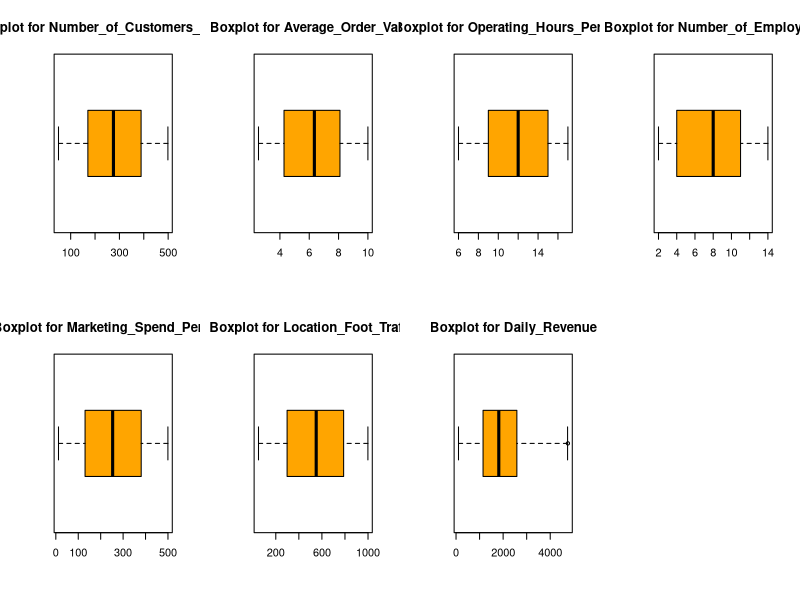
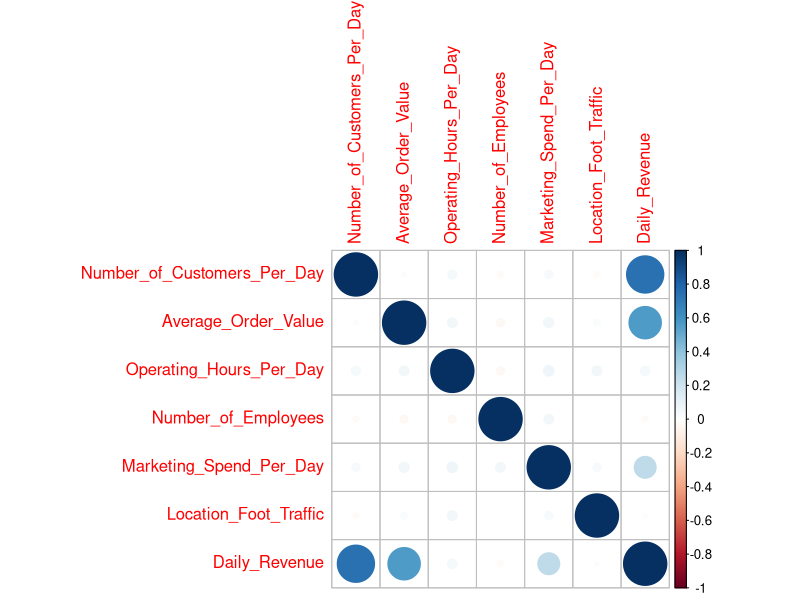
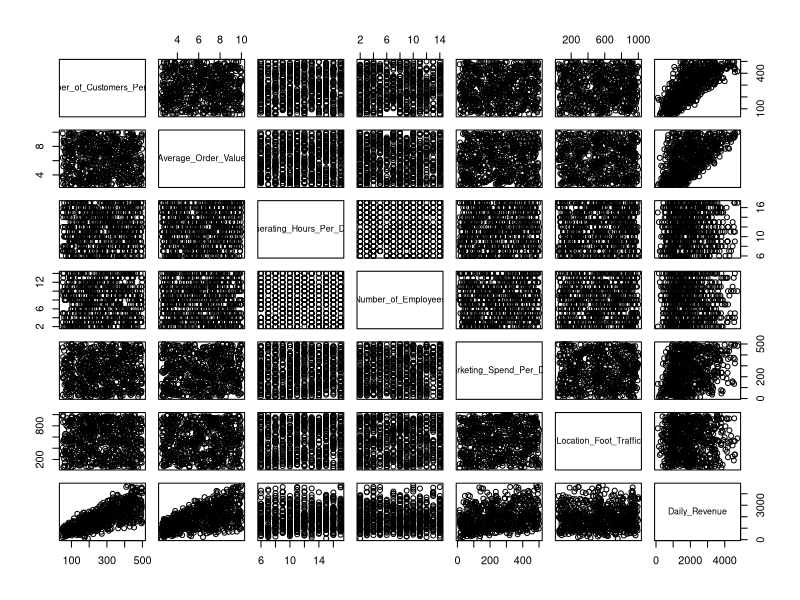
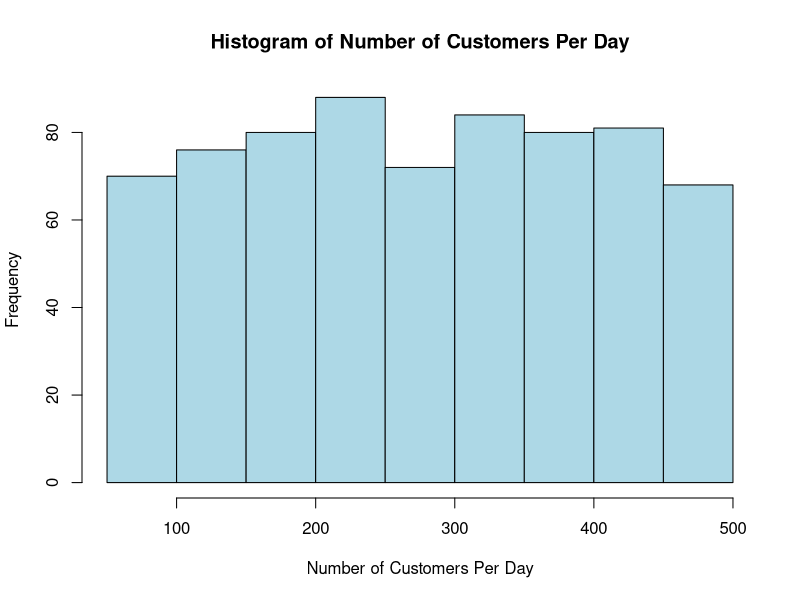
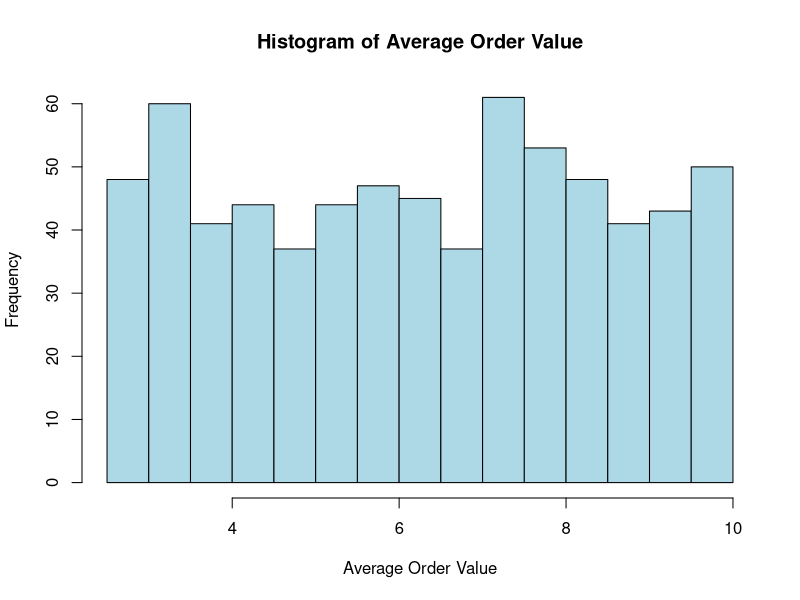
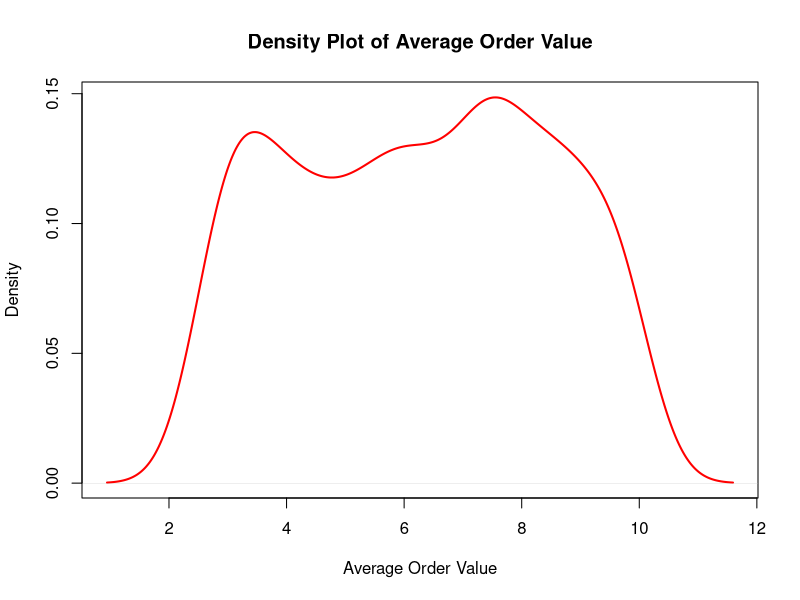
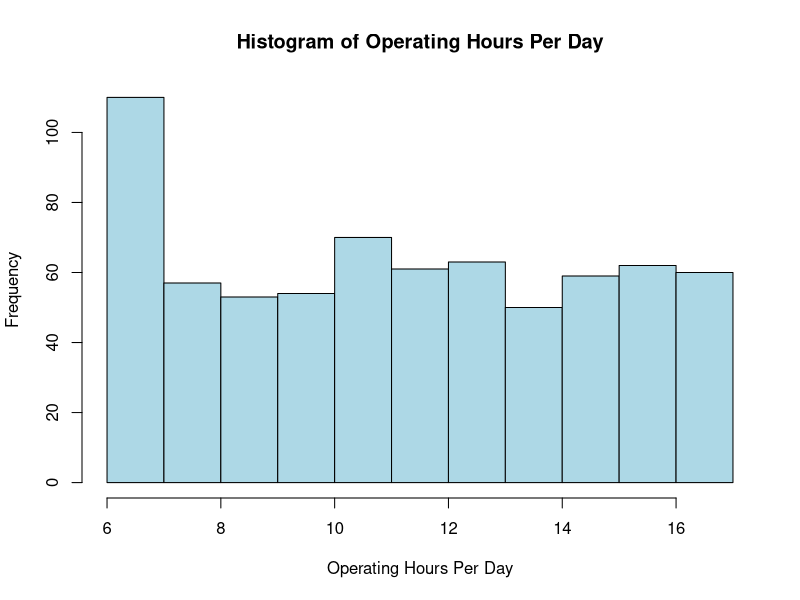
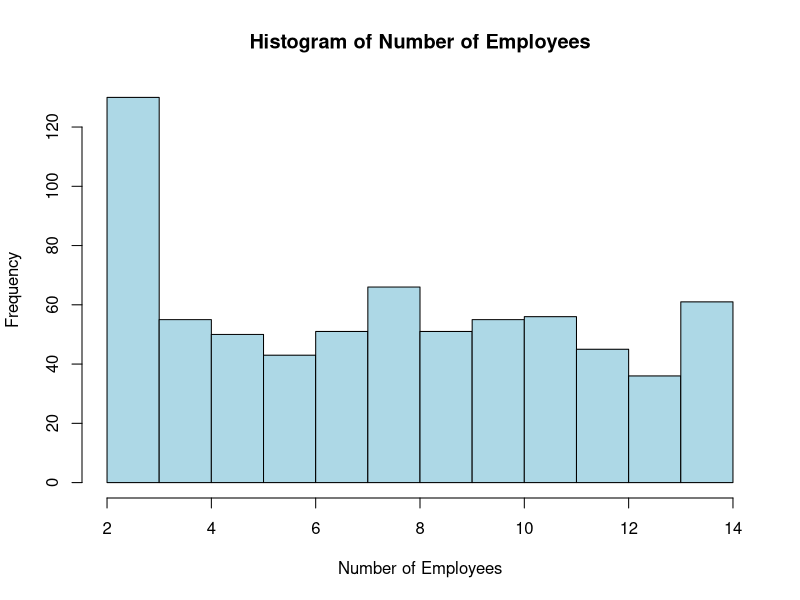

Write the R code that produced these figures, in order. (Note: this script raises an error after producing the figures.)
data <- read.csv("coffee_shop_revenue.csv", header = TRUE)

# 1.2 Perform Exploratory Data Analysis (EDA) using R functions/packages

# Check the dimensions of the data (number of rows and columns in the dataset)
dim(data) 

# View the structure of the dataset, checking the type of data and basic information for each column
str(data)  

# Checking for duplicate data
sum(duplicated(data))  # Returns the number of duplicate records

#Checking for missing values in the data
missing_values <- colSums(is.na(data))  # Calculate the number of missing values in each column
missing_percentage <- colSums(is.na(data)) / nrow(data) * 100  # Calculate the percentage of missing values in each column
# Displays the number of missing values and the percentage of missing values
missing_values
missing_percentage


# Plot box plots for all numeric columns to check for outliers
numeric_columns <- c("Number_of_Customers_Per_Day", "Average_Order_Value", 
                     "Operating_Hours_Per_Day", "Number_of_Employees", 
                     "Marketing_Spend_Per_Day", "Location_Foot_Traffic", 
                     "Daily_Revenue")


par(mfrow = c(2, 4)) 
for (col in numeric_columns) {
  boxplot(data[[col]], main = paste("Boxplot for", col), 
          col = "orange", border = "black", horizontal = TRUE)
}
par(mfrow = c(1, 1))  


# Identify outliers in each column
outliers_list <- lapply(numeric_columns, function(col) {
  outliers <- boxplot.stats(data[[col]])$out  # Getting outliers
  return(outliers)
})

# Stores exceptions in a list and outputs them by column name
names(outliers_list) <- numeric_columns

# Prints the outliers for each column, only if they are present
for (col in names(outliers_list)) {
  if (length(outliers_list[[col]]) > 0) {  # Prints only if the length of the exception is greater than 0
    cat(paste(col, ":", paste(outliers_list[[col]], collapse = ", "), "\n"))
  }
}

# Handling of outlier  (deletion of rows containing outlier)
library(dplyr)


remove_outliers <- function(df, numeric_cols) {
  for (col in numeric_cols) {
    stats <- boxplot.stats(df[[col]])
    outlier_values <- stats$out
    df <- df[!df[[col]] %in% outlier_values, ]  # Filter out row containing outlier
  }
  return(df)
}

cleaned_data <- remove_outliers(data, numeric_columns)

# Viewing data after removing outlier
dim(cleaned_data)


# Look at the first few rows of the data to get a quick overview of the basics of the data
head(cleaned_data) # Default view of the first 6 rows of data


# Get summary statistics of the data, including Min, 1st Qu, Median, Mean, 3rd Qu and Max
summary(cleaned_data) 


# Data diversity test - counting unique values in each column of the data to understand the diversity and distribution of the data
unique_values <- sapply(cleaned_data, function(x) length(unique(x)))  
unique_values 

# Correlation test - checks for covariance between independent variables (ensures that the choice of independent variables is appropriate)
library(car)  
vif(lm(Daily_Revenue ~ Number_of_Customers_Per_Day + Average_Order_Value + 
         Operating_Hours_Per_Day + Number_of_Employees + Marketing_Spend_Per_Day + 
         Location_Foot_Traffic, data =cleaned_data))

# summary statistics

# Normalizing numerical data
normalized_data <- as.data.frame(lapply(cleaned_data, function(x) if(is.numeric(x)) {
  (x - min(x, na.rm = TRUE)) / (max(x, na.rm = TRUE) - min(x, na.rm = TRUE))
} else x))

# Calculate and output normalized variance and standard deviation
variance_normalized <- sapply(normalized_data, function(x) if(is.numeric(x)) var(x, na.rm = TRUE) else NA)
sd_normalized <- sapply(normalized_data, function(x) if(is.numeric(x)) sd(x, na.rm = TRUE) else NA)
list(variance_normalized, sd_normalized)


library(e1071)

# Calculate mean, median, range, skewness and kurtosis
mean_values <- sapply(cleaned_data, function(x) if(is.numeric(x)) mean(x, na.rm = TRUE) else NA)
median_values <- sapply(cleaned_data, function(x) if(is.numeric(x)) median(x, na.rm = TRUE) else NA)
range_values <- sapply(cleaned_data, function(x) if(is.numeric(x)) diff(range(x, na.rm = TRUE)) else NA)
skewness_values <- sapply(cleaned_data, function(x) if(is.numeric(x)) skewness(x, na.rm = TRUE) else NA)
kurtosis_values <- sapply(cleaned_data, function(x) if(is.numeric(x)) kurtosis(x, na.rm = TRUE) else NA)


# Displays mean, median, standard deviation, variance, range, skewness and kurtosis
mean_values
median_values
range_values
skewness_values
kurtosis_values

# Calculate and visualise correlations between numerical variables
correlation_matrix <- cor(cleaned_data[, sapply(cleaned_data, is.numeric)])
print(correlation_matrix)
library(corrplot)
corrplot(correlation_matrix, method = "circle")



# 1.3 Visualize the relationships between variables

# 1.3.1 Scatterplot

# Plotting Scatterplot Matrices for Numeric Variables
pairs(cleaned_data[, c("Number_of_Customers_Per_Day", "Average_Order_Value", "Operating_Hours_Per_Day", 
                  "Number_of_Employees", "Marketing_Spend_Per_Day", "Location_Foot_Traffic", "Daily_Revenue")])

# 1.3.2 Histograms and density plots of individual variables

# Plotting a Histogram of Number_of_Customers_Per_Day
hist(cleaned_data$Number_of_Customers_Per_Day, main = "Histogram of Number of Customers Per Day", 
     xlab = "Number of Customers Per Day", col = "lightblue", border = "black")



# Plotting a Histogram of Average_Order_Value 
hist(cleaned_data$Average_Order_Value, main = "Histogram of Average Order Value", 
     xlab = "Average Order Value", col = "lightblue", border = "black")


# Plotting a density of Average_Order_Value 
plot(density(cleaned_data$Average_Order_Value, na.rm = TRUE), 
     main = "Density Plot of Average Order Value", 
     xlab = "Average Order Value", col = "red", lwd = 2)

# Plotting a Histogram of Operating_Hours_Per_Day 
hist(cleaned_data$Operating_Hours_Per_Day, main = "Histogram of Operating Hours Per Day", 
     xlab = "Operating Hours Per Day", col = "lightblue", border = "black")



# Plotting a Histogram of Number_of_Employees 
hist(cleaned_data$Number_of_Employees, main = "Histogram of Number of Employees", 
     xlab = "Number of Employees", col = "lightblue", border = "black")


# Plotting a Histogram of Marketing_Spend_Per_Day 
hist(cleaned_data$Marketing_Spend_Per_Day, main = "Histogram of Marketing Spend Per Day", 
     xlab = "Marketing Spend Per Day", col = "lightblue", border = "black")

# Plotting a density of Marketing_Spend_Per_Day 
plot(density(cleaned_data$Marketing_Spend_Per_Day, na.rm = TRUE), 
     main = "Density Plot of Marketing Spend Per Day", 
     xlab = "Marketing Spend Per Day", col = "red", lwd = 2)

# Plotting a Histogram of Location_Foot_Traffic 
hist(cleaned_data$Location_Foot_Traffic, main = "Histogram of Location Foot Traffic", 
     xlab = "Location Foot Traffic", col = "lightblue", border = "black")


# Plotting a Histogram of Daily_Revenue 
hist(cleaned_data$Daily_Revenue, main = "Histogram of Daily Revenue", 
     xlab = "Daily Revenue", col = "lightblue", border = "black")

# Plotting a density of Daily_Revenue 
plot(density(cleaned_data$Daily_Revenue, na.rm = TRUE), 
     main = "Density Plot of Daily Revenue", 
     xlab = "Daily Revenue", col = "red", lwd = 2)


# 1.3.3 Relationship between independent and dependent variables

# Plotting scatterplots and adding regression lines

# Number_of_Customers_Per_Day vs. Daily_Revenue
plot(cleaned_data$Number_of_Customers_Per_Day, cleaned_data$Daily_Revenue,
     main = "Regression of Number of Customers Per Day vs. Daily Revenue",
     xlab = "Number of Customers Per Day", ylab = "Daily Revenue",
     col = rgb(0, 0, 1, 0.5), pch = 19, cex = 1.2,  
     xlim = c(0, max(cleaned_data$Number_of_Customers_Per_Day) * 1.1),  
     ylim = c(0, max(cleaned_data$Daily_Revenue) * 1.1),  
     bty = "l")  
abline(lm(Daily_Revenue ~ Number_of_Customers_Per_Day, data = cleaned_data), col = "red", lwd = 2)
grid(lwd = 1, col = "gray")

# Average_Order_Value vs. Daily_Revenue 
plot(cleaned_data$Average_Order_Value, cleaned_data$Daily_Revenue,
     main = "Regression of Average Order Value vs. Daily Revenue",
     xlab = "Average Order Value", ylab = "Daily Revenue",
     col = rgb(0, 1, 0, 0.5), pch = 19, cex = 1.2,
     xlim = c(0, max(cleaned_data$Average_Order_Value) * 1.1),
     ylim = c(0, max(cleaned_data$Daily_Revenue) * 1.1),
     bty = "l")
abline(lm(Daily_Revenue ~ Average_Order_Value, data = cleaned_data), col = "red", lwd = 2)
grid(lwd = 1, col = "gray")

# Operating_Hours_Per_Day vs. Daily_Revenue 
plot(cleaned_data$Operating_Hours_Per_Day, cleaned_data$Daily_Revenue,
     main = "Regression of Operating Hours Per Day vs. Daily Revenue",
     xlab = "Operating Hours Per Day", ylab = "Daily Revenue",
     col = rgb(1, 0, 0, 0.5), pch = 19, cex = 1.2,
     xlim = c(0, max(cleaned_data$Operating_Hours_Per_Day) * 1.1),
     ylim = c(0, max(cleaned_data$Daily_Revenue) * 1.1),
     bty = "l")

abline(lm(Daily_Revenue ~ Operating_Hours_Per_Day, data = cleaned_data), col = "red", lwd = 2)
grid(lwd = 1, col = "gray")

# Number_of_Employees vs. Daily_Revenue 
plot(cleaned_data$Number_of_Employees, cleaned_data$Daily_Revenue,
     main = "Regression of Number of Employees vs. Daily Revenue",
     xlab = "Number of Employees", ylab = "Daily Revenue",
     col = rgb(0, 0, 0, 0.5), pch = 19, cex = 1.2,
     xlim = c(0, max(cleaned_data$Number_of_Employees) * 1.1),
     ylim = c(0, max(cleaned_data$Daily_Revenue) * 1.1),
     bty = "l")
abline(lm(Daily_Revenue ~ Number_of_Employees, data = cleaned_data), col = "red", lwd = 2)


grid(lwd = 1, col = "gray")

# Marketing_Spend_Per_Day vs. Daily_Revenue 
plot(cleaned_data$Marketing_Spend_Per_Day, cleaned_data$Daily_Revenue,
     main = "Regression of Marketing Spend Per Day vs. Daily Revenue",
     xlab = "Marketing Spend Per Day", ylab = "Daily Revenue",
     col = rgb(1, 0, 1, 0.5), pch = 19, cex = 1.2,
     xlim = c(0, max(cleaned_data$Marketing_Spend_Per_Day) * 1.1),
     ylim = c(0, max(cleaned_data$Daily_Revenue) * 1.1),
     bty = "l")
abline(lm(Daily_Revenue ~ Marketing_Spend_Per_Day, data = cleaned_data), col = "red", lwd = 2)

grid(lwd = 1, col = "gray")



# Location_Foot_Traffic vs. Daily_Revenue 
plot(cleaned_data$Location_Foot_Traffic, cleaned_data$Daily_Revenue,
     main = "Regression of Location Foot Traffic vs. Daily Revenue",
     xlab = "Location Foot Traffic", ylab = "Daily Revenue",
     col = rgb(0, 1, 1, 0.5), pch = 19, cex = 1.2,
     xlim = c(0, max(cleaned_data$Location_Foot_Traffic) * 1.1),
     ylim = c(0, max(cleaned_data$Daily_Revenue) * 1.1),
     bty = "l")
abline(lm(Daily_Revenue ~ Location_Foot_Traffic, data = cleaned_data), col = "red", lwd = 2)
grid(lwd = 1, col = "gray")

# 2. fit model
# Variable selection according to 2
library(car)  
vif(lm(Daily_Revenue ~ Number_of_Customers_Per_Day + Average_Order_Value + 
         Marketing_Spend_Per_Day , data =cleaned_data))


model<- lm(Daily_Revenue ~ Number_of_Customers_Per_Day + Average_Order_Value + Marketing_Spend_Per_Day , data =cleaned_data)
summary(model)

# Use step() to perform a two-way stepwise regression
full_model <- lm(Daily_Revenue ~ 
                   Number_of_Customers_Per_Day + 
                   Average_Order_Value + 
                   Operating_Hours_Per_Day + 
                   Number_of_Employees + 
                   Marketing_Spend_Per_Day + 
                   Location_Foot_Traffic, 
                 data = data)

stepwise_model <- step(model, 
                       scope = list(lower = ~1, upper = full_model), 
                       direction = "both", 
                       trace = 1)
summary(stepwise_model)

# 3. ANOVA Analysis

#The effect of each independent variable on the dependent variable
anova(stepwise_model)

# Construct ANOVA table (showing formulas)

anova_summary <- data.frame(
  `Source of Variation` = c("Regression (Model)", "Error", "Total"),
  `Sum of Squares` = c("SSR", "SSE", "SST"),
  df = c("p", "n - p - 1", "n - 1"),
  MS = c("MSR = SSR / p", "MSE = SSE / (n - p - 1)", ""),
  `F.statistic` = c("F = MSR / MSE", "", ""),
  `p.Value` = c(" P(F > MSR/MSE)", "", "")
)

# Print ANOVA table
print(anova_summary, row.names = FALSE)


# ANOVA Overall regression analysis
# Get dependent and independent variables
y <- cleaned_data$Daily_Revenue
x <- cleaned_data[, c("Number_of_Customers_Per_Day", "Average_Order_Value", "Marketing_Spend_Per_Day", "Operating_Hours_Per_Day")]  
n <- length(y)
# Calculate the mean value of y
y_bar <- mean(y)
#  Calculate the sum of squares (SSTO)
SSTO <- sum((y - y_bar)^2)
#  Calculation of projected values
y_hat <- predict(stepwise_model) 
# Calculate the sum of squares regression (SSR)
SSR <- sum((y_hat - y_bar)^2)
#  Calculate the sum of squares error (SSE)
SSE <- sum((y - y_hat)^2)

#  Export SSTO, SSR, SSE
cat("SSTO:", SSTO, "\n")
cat("SSR:", SSR, "\n")
cat("SSE:", SSE, "\n")

#  Calculate R^2
R_squared <- SSR / SSTO
cat("R^2 =", R_squared, "\n")


# Calculate the mean square (MSR and MSE)
MSR <- SSR / 4  # Because there are 4 independent variables, the regression has 4 degrees of freedom
MSE <- SSE / (n - 5)  # The degree of freedom is n-5 because there are 4 independent variables and 1 constant term

#  Calculating the F-value
F_stat <- MSR / MSE

#  Calculation of critical values and p-values
critical_value <- qf(0.95, 4, n - 5)  
p_value <- 1 - pf(F_stat, 4, n - 5)

#  Construction of ANOVA table
ANOVA_table <- data.frame(
  "Source of Variation" = c("Regression", "Error", "Total"),
  "Sum of Squares" = c(SSR, SSE, SSTO),
  "df" = c(4, n - 5, n - 1),  
  "MS" = c(MSR, MSE, NA),
  "F-statistic" = c(F_stat, NA, NA),
  "p-value" = c(p_value, NA, NA)
)

#  Output ANOVA table
print(ANOVA_table)

#  Judging significance based on F-values and critical values
if (F_stat > critical_value) {
  cat("At a 0.05 significance level, reject the null hypothesis H0, indicating a significant linear relationship.\n")
} else {
  cat("At a 0.05 significance level, fail to reject the null hypothesis H0, indicating no significant linear relationship.\n")
}

# A more precise expression of p-value
log_p_value <- pf(F_stat, 4, n - 5, lower.tail = FALSE, log.p = TRUE)
print(log_p_value)
cat("p-value ≈ 10^", log_p_value, "\n")

# 4.Diagnostics & Remedial Measures


# Residuals vs Fitted
plot(stepwise_model, 1)
lines(lowess(fitted(stepwise_model), residuals(stepwise_model)), col = "red", lwd = 2)

# Residuals vs Leverage
plot(stepwise_model, 5)
lines(lowess(hatvalues(stepwise_model), rstandard(stepwise_model)), col = "red", lwd = 2) 


# Q-Q Plot with thicker line
qqnorm(residuals(stepwise_model))
qqline(residuals(stepwise_model), col = "red", lwd = 2) 


# Histogram of Residuals
hist(residuals(stepwise_model), main = "Histogram of Residuals", xlab = "Residuals")




# Attempts to solve non-linear problems

# Refit the regression model (using a different transformation)）
# Logarithmically transform Operating_Hours_Per_Day and refit the model
cleaned_data$log_Operating_Hours <- log(cleaned_data$Operating_Hours_Per_Day + 1)  
lm_model_log <- lm(Daily_Revenue ~ Number_of_Customers_Per_Day + 
                     Average_Order_Value + Marketing_Spend_Per_Day + Operating_Hours_Per_Day+ 
                     log_Operating_Hours, data = cleaned_data)

# Square root transformation of Operating_Hours_Per_Day and refit the model
cleaned_data$sqrt_Operating_Hours <- sqrt(cleaned_data$Operating_Hours_Per_Day)   
lm_model_sqrt <- lm(Daily_Revenue ~ Number_of_Customers_Per_Day + 
                      Average_Order_Value + Marketing_Spend_Per_Day +  Operating_Hours_Per_Day+
                      sqrt_Operating_Hours, data = cleaned_data)

# Evaluating the fit of different models
summary(lm_model_log)    
summary(lm_model_sqrt)   

# Adding polynomial regression terms
lm_poly2 <- lm(Daily_Revenue ~ Number_of_Customers_Per_Day + 
                 Average_Order_Value + Marketing_Spend_Per_Day + 
                 poly(Operating_Hours_Per_Day, 2), data = cleaned_data)

lm_poly3 <- lm(Daily_Revenue ~ Number_of_Customers_Per_Day + 
                 Average_Order_Value + Marketing_Spend_Per_Day + 
                 poly(Operating_Hours_Per_Day, 3), data = cleaned_data)

# View model fit results
summary(lm_poly2)  
summary(lm_poly3)  



# Using the Box-Cox Transform
library(MASS)

# Perform Box-Cox transformation and plot lambda curve to identify optimal lambda
bc <- boxcox(stepwise_model, plotit = TRUE)

# Extract and display the optimal lambda value
lambda_optimal <- bc$x[which.max(bc$y)]
cat("Optimal Lambda:", lambda_optimal, "\n")

# Transform the dependent variable using the optimal lambda
cleaned_data$bc_Daily_Revenue <- if(lambda_optimal == 0){
  log(cleaned_data$Daily_Revenue)  # Handle lambda near zero
} else {
  (cleaned_data$Daily_Revenue^lambda_optimal - 1) / lambda_optimal
}

# Rebuild the linear model using Box-Cox transformed dependent variable
lm_bc <- lm(bc_Daily_Revenue ~ Number_of_Customers_Per_Day +
              Average_Order_Value +
              Marketing_Spend_Per_Day +
              Operating_Hours_Per_Day, 
            data = cleaned_data)

# Summary of the new model
summary(lm_bc)

# Diagnostic plot (Residuals vs Fitted values)
plot(lm_bc, 1)
lines(lowess(fitted(lm_bc), residuals(lm_bc)), col = "red", lwd = 2)
